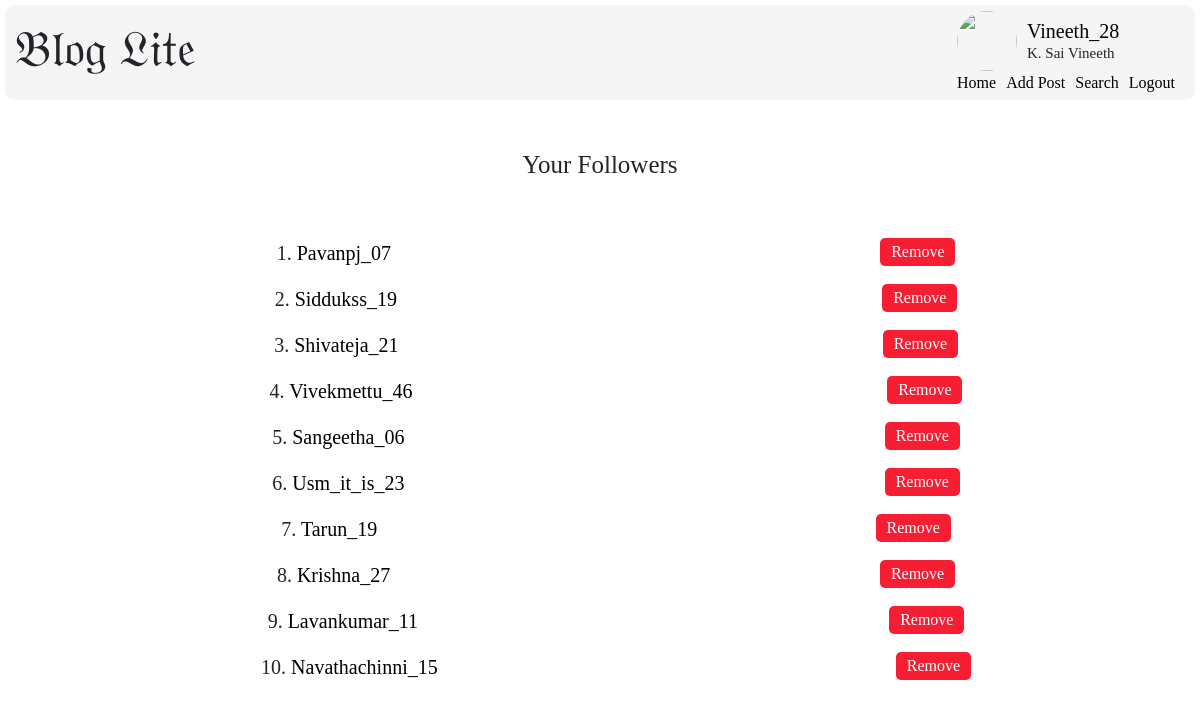
/followers/Vineeth_28 (signed in), run on the app's committed database.
### application/models.py (models this page shows)
class User(db.Model):
    __tablename__ = 'user'
    user_id = db.Column(db.Integer, autoincrement = True, primary_key = True, unique = True)
    name = db.Column(db.String, nullable = False)
    username = db.Column(db.String, nullable = False, unique = True)
    password = db.Column(db.String, nullable = False)
    email = db.Column(db.String, nullable = False, unique = True)
    mobile_number = db.Column(db.Integer, nullable = False, unique = True)
    created_date = db.Column(db.String, nullable = False)
    updated_date = db.Column(db.String, nullable = False)
    userposts = db.relationship('UserPosts', backref = 'user', lazy = True)
    profilepics = db.relationship('ProfilePics', backref = 'user', lazy = True)
    followers_list = db.relationship('Followers_List', backref = 'user', lazy = True)
    following_list = db.relationship('Following_List', backref = 'user', lazy = True)
    comments = db.relationship('Comments', backref='user', lazy = True)

### application/controllers.py (the view)
@app.route('/followers/<username>', methods=["GET"])
def view_followers(username):
    if not g.user:
        return redirect(url_for('session_expired'))
    if request.method == "GET":
        user = User.query.filter_by(username = username).first()
        followers = Followers_List.query.filter_by(user_id = user.user_id).all()
        followers_list = []
        for follower in followers:
            user = User.query.filter_by(user_id = follower.follower_id).first()
            followers_list.append(user)
        return render_template('view_followers.html', username = username, followers_list = followers_list, name = session['fullname'])

### application/controllers.py (called while the page is built)
@app.before_request
def before_request():
    g.user = None
    if 'user' in session:
        g.user = session['user']

@app.after_request
def after_request(response):
    response.headers["Cache-Control"] = "no-cache, no-store, must-revalidate, post-check=0, pre-check=0"
    return response

### templates/view_followers.html (shortened to what this page needs)
{% extends "base.html" -%}
{% block head -%}
    <link rel="stylesheet" type="text/css" href="{{ url_for('static', filename='followers-following.css') }}"/>
{% endblock -%}
{% block content -%}
    <div class="followers-heading-container">
        <h1 class="your-followers-heading">Your Followers</h1>
    </div>
    {% if followers_list|length %}
        <div id="followers-list-container">
            <ul>
                {% for i in range(followers_list|length) -%}
                    <li class="list-items">
                        <p class="user-list-user-name">
                            {{ i+1 }}.
                            <a href="{{ url_for('view_profile', temp_username = followers_list[i].username) }}">{{ followers_list[i].username }}</a>
                        </p>
                        <div>
                            <a href="{{ url_for('remove_follower', username = username, remove_id = followers_list[i].user_id) }}"><button class="remove-button">Remove</button></a>
                        </div>
                    </li>
                {% endfor -%}
            </ul>
        </div>
    {% else %}
        <div class="empty-list">
            <center><h5>Your Follower's list is empty ...</h5></center>
        </div>
    {% endif %}
{% endblock -%}

### templates/base.html (shortened to what this page needs)
<!DOCTYPE html>
<html>
<head>
    <link href="https://cdn.jsdelivr.net/npm/bootstrap@5.0.2/dist/css/bootstrap.min.css" rel="stylesheet"
>
    <link rel="stylesheet" type="text/css" href="{{ url_for('static', filename='header.css') }}"/>
    {% block head -%}{% endblock -%}
</head>
<body>
    <header>
        <div class="head-container">
            <div class="logo-container">
                <h1>𝔅𝔩𝔬𝔤 𝔏𝔦𝔱𝔢</h1>
            </div>
            <div class="profile-container">
                <div class="upper-section">
                    {% if session['default_profilepic'] %}
                        <img src="{{ url_for('static', filename='images/blank-profile-picture.png') }}" id="userProfilePic" class="user-profile-pic" />
                    {% else %}
                        <img src="{{ url_for('renderprofilepic', username = username) }}" id="userProfilePic" class="user-profile-pic" />
                    {% endif %}
                    <div id="names-container">
                        <a href="{{ url_for('profile', username = username) }}"><h5 class="user-name">{{ username }}</h5></a>
                        <p class="full-name">{{ session['fullname'] }}</p>
                    </div>
                </div>
                <div class="lower-section">
                    <a class="links-in-header" href="{{ url_for('home') }}">Home</a>
                    <a class="links-in-header" href="{{ url_for('addpost', username = username) }}">Add Post</a>
                    <a class="links-in-header" href="{{ url_for('search') }}">Search</a>
                    <a class="links-in-header" href="{{ url_for('logout') }}">Logout</a>
                </div>
            </div>
        </div>
    </header>
    <main>
        {% block content -%}{% endblock -%}
    </main>
</body>
</html>

### static/header.css (style rules this page uses)
* { font-family: poppins; }
.head-container { display: flex; flex-direction: row; justify-content: space-between; padding: 10px 10px; background-color: whitesmoke; border-radius: 10px; margin: 5px 5px; height: 95px; align-items: center; }
.logo-container h1 { font-size: 50px; }
.upper-section { display: flex; flex-direction: row; align-items: center; justify-content: start; margin-right: 50px; }
.user-profile-pic { height: 60px; width: 60px; border-radius: 50%; margin-right: 10px; }
#names-container { height: 40px; margin: 0px; }
#names-container a { text-decoration: none; color: black; }
.user-name { margin: 10px 0px 10px 0px; line-height: 1px; }
.full-name { margin: 0px 0px 0px 0px; font-size: 15px; }
.lower-section { display: flex; flex-direction: row; align-items: center; justify-content: end; }
.links-in-header { margin-right: 10px; text-decoration: none; color: black; }
.lower-section a { position: relative; color: #000; text-decoration: none; }
.lower-section a::before { content: ""; position: absolute; display: block; width: 100%; height: 2px; bottom: 0; left: 0; background-color: blue; transform: scaleX(0); transition: transform 0.3s ease; }

### static/followers-following.css (style rules this page uses)
a { text-decoration: none; color: black; }
.followers-heading-container { display: flex; flex-direction: row; justify-content: space-around; margin: 50px 0px; }
.your-followers-heading { font-size: 25px; }
.user-list-user-name { font-size: 20px; }
.list-items { display: flex; flex-direction: row; justify-content: space-around; }
.remove-button { color: #ffffff; height: 28px; width: 75px; border-radius: 5px; border: none; background-color: #f71e33; }

### data on the page
User: fullname "K. Sai Vineeth"
User: username "Pavanpj_07"
User: username "Siddukss_19"
User: username "Shivateja_21"
User: username "Vivekmettu_46"
User: username "Sangeetha_06"
User: username "Usm_it_is_23"
User: username "Tarun_19"
User: username "Krishna_27"
User: username "Lavankumar_11"
User: username "Navathachinni_15"

### other printed values
{{ username }} "Vineeth_28"
{{ i+1 }} "1" "2" "3" "4" "5" "6" "7" "8" "9" "10"
